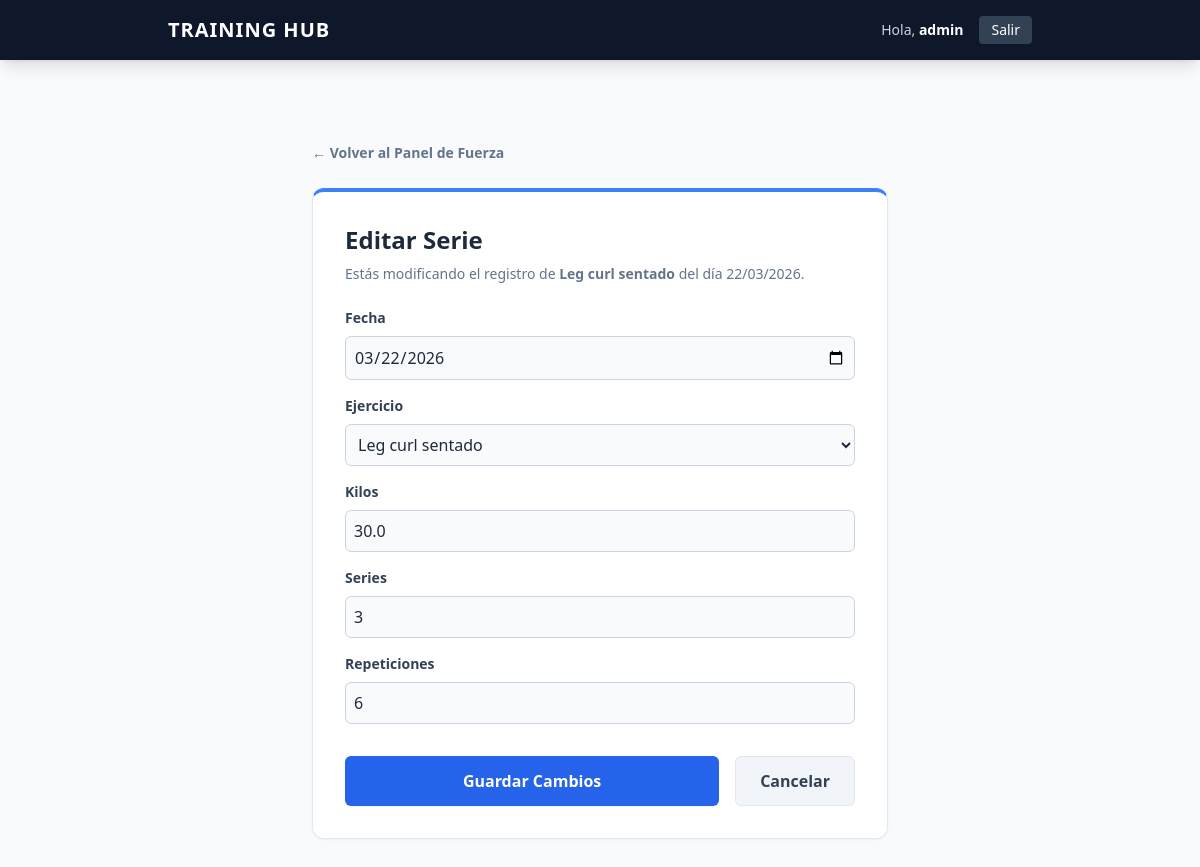
/fuerza/editar/3/ (signed in), run on an earlier commit of the app's database.
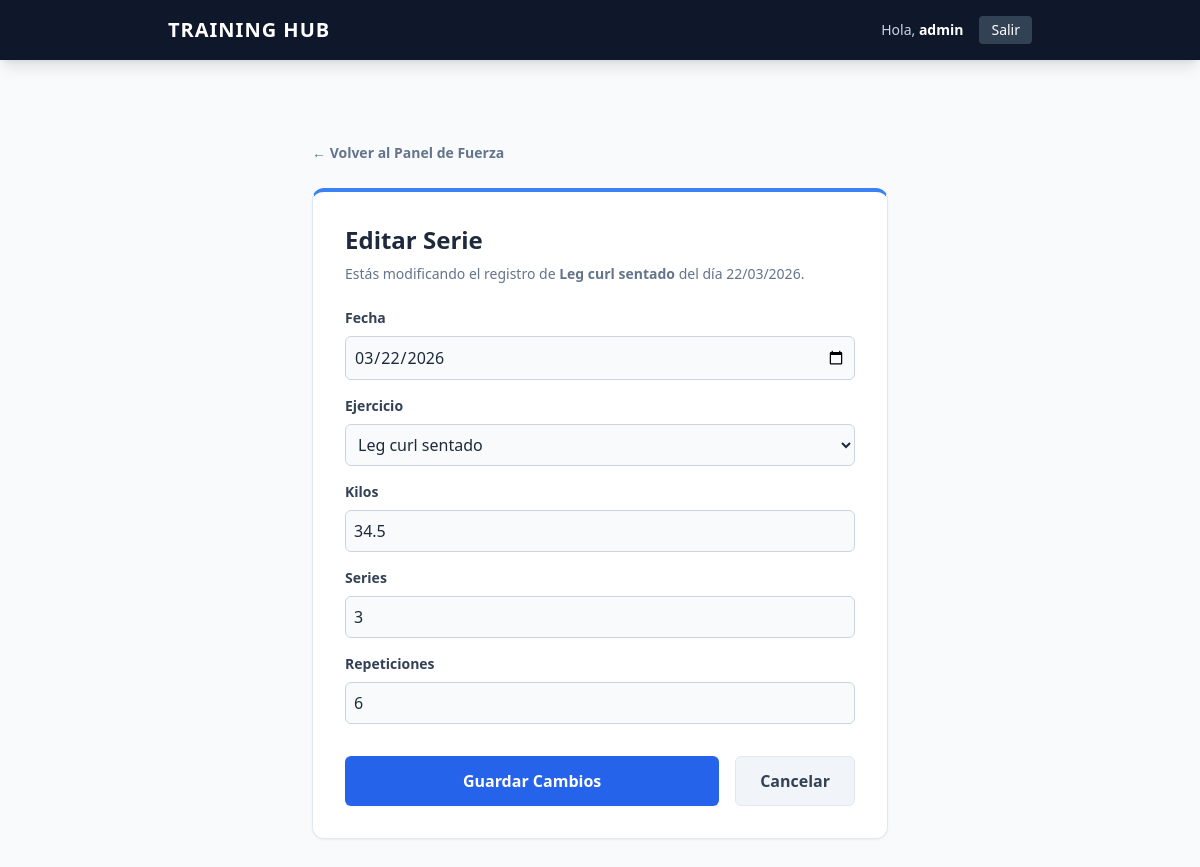
And on a later commit of the database.
### registro_fuerza/models.py (models this page shows, shortened)
class SesionFuerza(models.Model):
    usuario = models.ForeignKey(User, on_delete=models.CASCADE)
    fecha = models.DateField()
    ejercicio = models.ForeignKey(Ejercicio, on_delete=models.CASCADE)
    kilos = models.FloatField()
    series = models.IntegerField()
    repeticiones = models.IntegerField()

class Ejercicio(models.Model):
    usuario = models.ForeignKey(User, on_delete=models.CASCADE)
    nombre = models.CharField(max_length=150)
    enlace_video = models.URLField(blank=True, null=True, help_text="URL para visualizar la técnica")
    class Meta:
        unique_together = ['usuario', 'nombre']
    def __str__(self):
        return self.nombre

### registro_fuerza/views.py (the view)
# urls.py: path('editar/<int:serie_id>/', views.editar_serie, name='editar_serie'),
@login_required(login_url='login')
def editar_serie(request, serie_id):
    serie = get_object_or_404(SesionFuerza, id=serie_id, usuario=request.user)
    if request.method == 'POST':
        form = SesionFuerzaForm(request.POST, instance=serie)
        if form.is_valid():
            form.save()
            messages.success(request, 'Serie actualizada correctamente.')
            return redirect('panel_fuerza')
    else:
        form = SesionFuerzaForm(instance=serie)
    form.fields['ejercicio'].queryset = Ejercicio.objects.filter(usuario=request.user)
    contexto = {
        'form': form,
        'serie': serie
    }
    return render(request, 'registro_fuerza/editar_serie.html', contexto)

### registro_fuerza/templates/registro_fuerza/editar_serie.html (shortened to what this page needs)
{% extends 'autorreg/base.html' %}
{% block contenido %}
<div class="max-w-xl mx-auto mt-12 mb-12">
    <div class="mb-6">
        <a href="{% url 'panel_fuerza' %}" class="text-sm font-bold text-slate-500 hover:text-slate-800 transition-colors">&larr; Volver al Panel de Fuerza</a>
    </div>
    <div class="bg-white p-8 rounded-xl shadow-sm border border-slate-200 border-t-4 border-t-blue-500">
        <h2 class="text-2xl font-black text-slate-800 mb-2">Editar Serie</h2>
        <p class="text-sm text-slate-500 mb-6">Estás modificando el registro de <strong>{{ serie.ejercicio.nombre }}</strong> del día {{ serie.fecha|date:"d/m/Y" }}.</p>
        <form method="POST">
            <div class="space-y-4">
                {% for field in form %}
                <div>
                    <label class="block text-sm font-bold text-slate-700 mb-1">{{ field.label }}</label>
                    {{ field }}
                </div>
                {% endfor %}
            </div>
            <div class="mt-8 flex gap-4">
                <button type="submit" class="flex-1 bg-blue-600 hover:bg-blue-700 text-white font-bold py-3 px-4 rounded-md transition-colors shadow-sm text-center">
                    Guardar Cambios
                </button>
                <a href="{% url 'panel_fuerza' %}" class="px-6 py-3 bg-slate-100 hover:bg-slate-200 text-slate-700 font-bold rounded-md transition-colors text-center border border-slate-200">
                    Cancelar
                </a>
            </div>
        </form>
    </div>
</div>
{% endblock %}

### autorreg/templates/autorreg/base.html (shortened to what this page needs)
<!DOCTYPE html>
<html lang="es">
<head>
    <script src="https://cdn.tailwindcss.com"></script>
</head>
<body class="bg-slate-50 text-slate-800 font-sans antialiased">
    <nav class="bg-slate-900 text-white shadow-lg">
        <div class="max-w-4xl mx-auto px-4 py-4 flex justify-between items-center">
            <a href="{% url 'hub' %}" class="text-xl font-bold tracking-wider uppercase hover:text-blue-400 transition-colors">Training Hub</a>
            <div class="text-sm font-medium flex items-center space-x-4">
                {% if user.is_authenticated %}
                    <span class="text-slate-300">Hola, <span class="font-bold text-white">{{ user.username }}</span></span>
                    <form method="post" action="{% url 'logout' %}" class="inline">
                        <button type="submit" class="bg-slate-700 hover:bg-red-600 px-3 py-1 rounded transition-colors">Salir</button>
                    </form>
                {% else %}
                    <a href="{% url 'login' %}" class="text-slate-300 hover:text-white">Entrar</a>
                    <a href="{% url 'registro' %}" class="bg-blue-600 hover:bg-blue-500 px-3 py-1 rounded transition-colors">Registro</a>
                {% endif %}
            </div>
        </div>
    </nav>
    <main class="max-w-4xl mx-auto px-4 py-8">
        {% block contenido %}
        {% endblock %}
    </main>
</body>
</html>

What changed in the data, as far as the page shows it:
changed SesionFuerza "Leg curl sentado": kilos "30.0" → "34.5"
